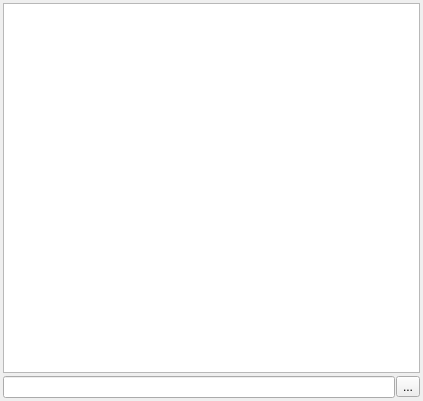
<?xml version="1.0" encoding="UTF-8"?>
<ui version="4.0">
 <class>XtermPanel</class>
 <widget class="QWidget" name="XtermPanel">
  <property name="geometry">
   <rect>
    <x>0</x>
    <y>0</y>
    <width>423</width>
    <height>401</height>
   </rect>
  </property>
  <property name="windowTitle">
   <string>XtermPanel</string>
  </property>
  <layout class="QVBoxLayout" name="verticalLayout">
   <property name="spacing">
    <number>3</number>
   </property>
   <property name="leftMargin">
    <number>3</number>
   </property>
   <property name="topMargin">
    <number>3</number>
   </property>
   <property name="rightMargin">
    <number>3</number>
   </property>
   <property name="bottomMargin">
    <number>3</number>
   </property>
   <item>
    <widget class="Console" name="plainTextEdit"/>
   </item>
   <item>
    <layout class="QHBoxLayout" name="horizontalLayout">
     <property name="spacing">
      <number>1</number>
     </property>
     <item>
      <widget class="QLineEdit" name="lineEdit"/>
     </item>
     <item>
      <widget class="QToolButton" name="toolButton">
       <property name="text">
        <string>...</string>
       </property>
      </widget>
     </item>
    </layout>
   </item>
  </layout>
 </widget>
 <customwidgets>
  <customwidget>
   <class>Console</class>
   <extends>QPlainTextEdit</extends>
   <header>console.h</header>
  </customwidget>
 </customwidgets>
 <resources/>
 <connections/>
</ui>
